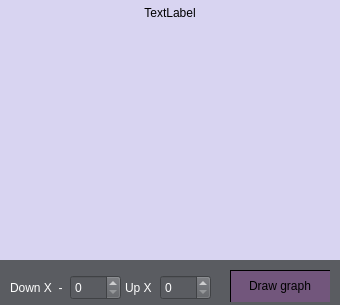
<?xml version="1.0" encoding="UTF-8"?>
<ui version="4.0">
 <class>SecondWindow</class>
 <widget class="QDialog" name="SecondWindow">
  <property name="geometry">
   <rect>
    <x>0</x>
    <y>0</y>
    <width>340</width>
    <height>305</height>
   </rect>
  </property>
  <property name="windowTitle">
   <string>Dialog</string>
  </property>
  <property name="styleSheet">
   <string notr="true">QWidget {
  background-color:rgb(90, 92, 97);
}</string>
  </property>
  <widget class="QSpinBox" name="X_up">
   <property name="geometry">
    <rect>
     <x>160</x>
     <y>275</y>
     <width>51</width>
     <height>25</height>
    </rect>
   </property>
   <property name="styleSheet">
    <string notr="true">color:white</string>
   </property>
   <property name="maximum">
    <number>999</number>
   </property>
  </widget>
  <widget class="QSpinBox" name="X_down">
   <property name="geometry">
    <rect>
     <x>70</x>
     <y>275</y>
     <width>51</width>
     <height>25</height>
    </rect>
   </property>
   <property name="styleSheet">
    <string notr="true">color:white</string>
   </property>
   <property name="maximum">
    <number>999</number>
   </property>
  </widget>
  <widget class="QPushButton" name="draw_graph">
   <property name="geometry">
    <rect>
     <x>230</x>
     <y>270</y>
     <width>100</width>
     <height>32</height>
    </rect>
   </property>
   <property name="styleSheet">
    <string notr="true">QPushButton {
    background-color: rgb(114, 86, 124);
	border-width: 1px;
    border-style: outset;
}
QPushButton:pressed {
    background-color: rgb(96, 72, 105);
    border-style: inset;
}</string>
   </property>
   <property name="text">
    <string>Draw graph</string>
   </property>
  </widget>
  <widget class="QLabel" name="label">
   <property name="geometry">
    <rect>
     <x>125</x>
     <y>280</y>
     <width>30</width>
     <height>15</height>
    </rect>
   </property>
   <property name="styleSheet">
    <string notr="true">color:white</string>
   </property>
   <property name="text">
    <string>Up X</string>
   </property>
  </widget>
  <widget class="QLabel" name="label_2">
   <property name="geometry">
    <rect>
     <x>10</x>
     <y>280</y>
     <width>60</width>
     <height>15</height>
    </rect>
   </property>
   <property name="styleSheet">
    <string notr="true">color:white</string>
   </property>
   <property name="text">
    <string>Down X  -</string>
   </property>
  </widget>
  <widget class="QCustomPlot" name="widget" native="true">
   <property name="geometry">
    <rect>
     <x>0</x>
     <y>25</y>
     <width>340</width>
     <height>235</height>
    </rect>
   </property>
   <property name="styleSheet">
    <string notr="true">background-color: rgb(216, 212, 241)</string>
   </property>
  </widget>
  <widget class="QLabel" name="name_graph">
   <property name="geometry">
    <rect>
     <x>0</x>
     <y>0</y>
     <width>340</width>
     <height>25</height>
    </rect>
   </property>
   <property name="styleSheet">
    <string notr="true">background-color: rgb(216, 212, 241);
color: black;;</string>
   </property>
   <property name="text">
    <string>TextLabel</string>
   </property>
   <property name="alignment">
    <set>Qt::AlignCenter</set>
   </property>
  </widget>
 </widget>
 <customwidgets>
  <customwidget>
   <class>QCustomPlot</class>
   <extends>QWidget</extends>
   <header>qcustomplot.h</header>
   <container>1</container>
  </customwidget>
 </customwidgets>
 <resources/>
 <connections/>
</ui>
